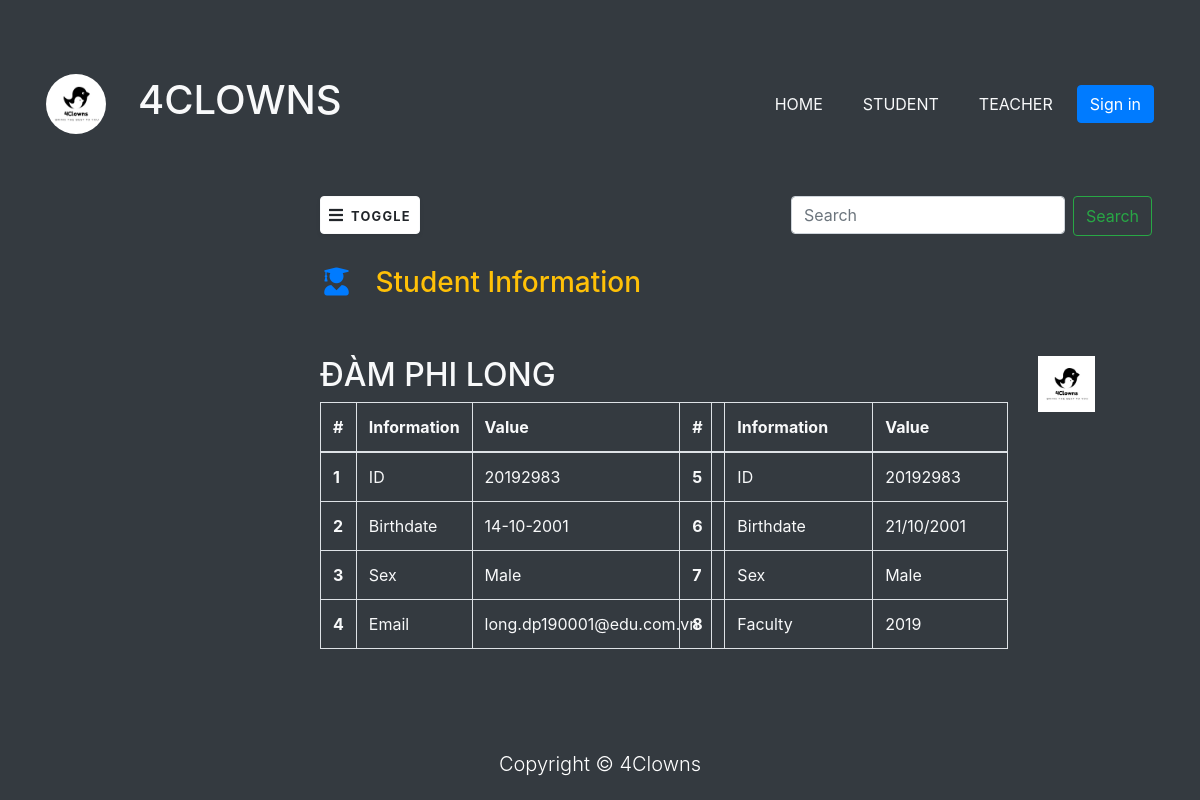
The app's page /teacher/20190001, older data.
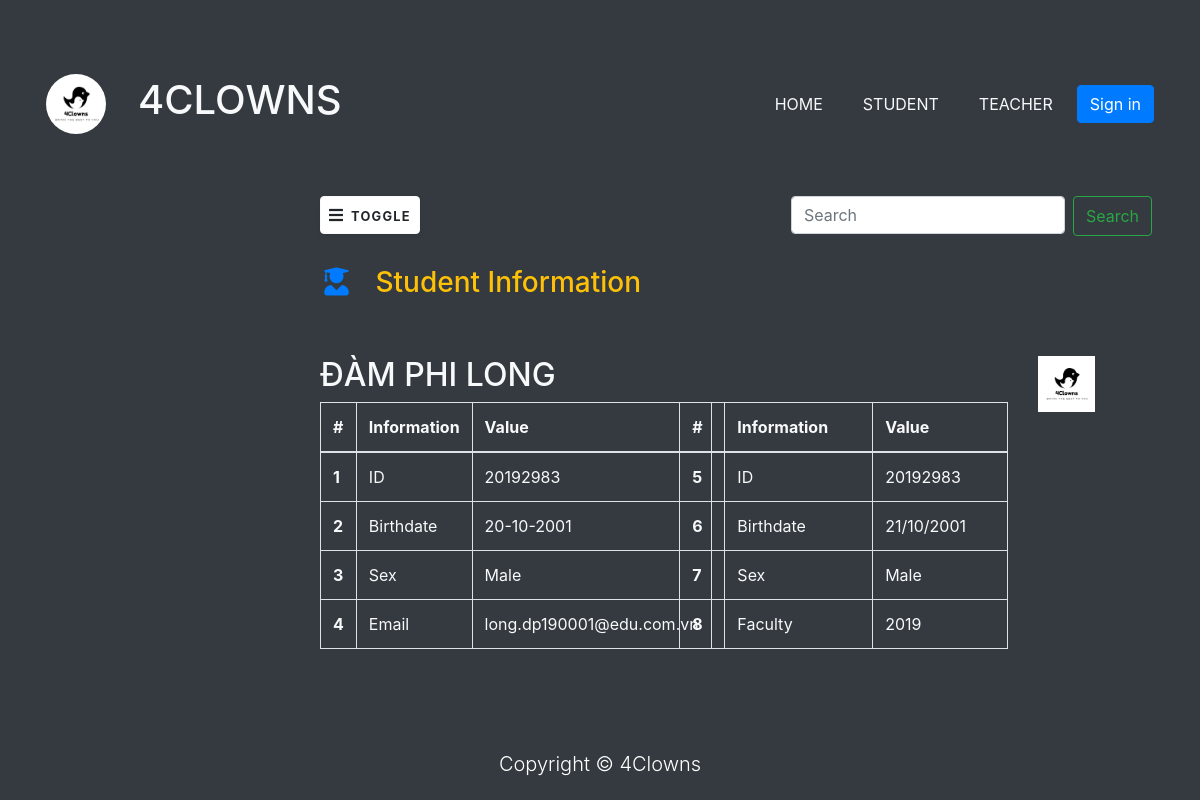
The same page, newer data.
### users/models.py (models this page shows, shortened)
class User(AbstractBaseUser, PermissionsMixin):
    class Genders(models.TextChoices):
        MALE = "MALE", "Male"
        FEMALE = "FEMALE", "Female"
    email = models.EmailField(_("Email"),max_length=50, unique=True, blank=True)
    firstname = models.CharField(_("Tên"),max_length=20,  blank=False, null=True)
    surname = models.CharField(_("Tên đệm"),max_length=20, null=True, blank=True)
    lastname = models.CharField(_("Họ"),max_length=20, null=True, blank=True)
    date_of_birth = models.DateField(_("Ngày sinh"), blank=True, null=True, )
    phone = models.CharField(_("Số điện thoại"), max_length=15, blank=True, null=True)
    is_superuser = models.BooleanField(default=False)
    is_active = models.BooleanField(default=True)
    last_login = models.DateTimeField(auto_now_add=True)
    date_joined = models.DateTimeField(auto_now_add=True)
    role = models.BooleanField(null=True, blank=True)
    gender = models.CharField(
        _("Gender"), max_length=50, choices=Genders.choices, default=Genders.MALE
    )
    objects = UserManager()
    USERNAME_FIELD = 'email'
    REQUIRED_FIELDS = []

### teacher/views.py (the view)
# urls.py: path('<int:student_code>', views.info_student, name='info_student'),
def info_student(request, student_code):
    try:
        sv = Student.objects.get(code=student_code)
    except:
        sv = None
    return render(request, 'student/info.html', {
        'student': sv,
        'input_code': student_code,
    })

### templates/student/info.html (shortened to what the changed rows need)
{% extends "base.html" %}
{% load static %}
{% block content %}
{% if request.user.role == 1 %}
    {% if student %}
        <p>{{student}}</p>
<!--
      ************************************************************************************************
                   CÁI GIÁO VIÊN XEM THÌ CHƯA LÀM NÊN ĐỂ TẠM
      ************************************************************************************************
    -->
        <div class="page-content p-5" id="content">
          <form class="d-flex">
            <input class="form-control mr-2" type="search" placeholder="Search" aria-label="Search">
            <button class="btn btn-outline-success" type="submit">Search</button>
        </form>
          <button id="sidebarCollapse" type="button" class="btn btn-light bg-white  shadow-sm px-2 mb-2 d-md-none d-sm-block" style="max-width: 100px;"><i class="fa fa-bars me-2"></i><small class="text-uppercase font-weight-bold">Toggle</small></button>
            <div class="row">
              <h3 class="text-warning">
                <i class="fas fa-user-graduate me-1 text-primary fa-fw"></i>
                  Student Information
              </h3>
              <div class="col-lg-2 mt-5 d-md-block d-lg-none " >
                <img src="{% static 'logo/logo.jpg' %}"  width="100%" class="img_student" >
              </div>
              <div class="col-lg-10 mt-5">
                <h2 class="text-light">
                  ĐÀM PHI LONG
                </h2>
                <div class="row">
                  <div class="col-lg-6">
                    <table class="table table-bordered text-light ">
                      <thead>
                        <tr>
                          <th scope="col">#</th>
                          <th scope="col">Information</th>
                          <th scope="col">Value</th>
                        </tr>
                      </thead>
                      <tbody>
                        <tr>
                          <th scope="row">1</th>
                          <td>ID</td>
                          <td>20192983</td>
                        </tr>
                        <tr>
                          <th scope="row">2</th>
                          <td>Birthdate</td>
                          <td>{{student.date_of_birth | date:"d-m-Y"}}</td>
                        </tr>
                        <tr>
                          <th scope="row">3</th>
                          <td>Sex</td>
                          <td>Male</td>
                        </tr>
                        <tr>
                          <th scope="row">4</th>
                          <td>Email</td>
                          <td>{{ student.email }}</td>
                        </tr>
                      </tbody>
                    </table>
                  </div>
                  <div class="col-lg-6">
                    <table class="table table-bordered text-light ">
                      <thead>
                        <tr>
                          <th scope="col">#</th>
                          <th scope="col">Information</th>
                          <th scope="col">Value</th>
                        </tr>
                      </thead>
                      <tbody>
                        <tr>
                          <th scope="row">1</th>
                          <td>ID</td>
                          <td>20192983</td>
                        </tr>
                        <tr>
                          <th scope="row">2</th>
                          <td>Birthdate</td>
                          <td>{{student.date_of_birth | date:"d-m-Y"}}</td>
                        </tr>
                        <tr>
                          <th scope="row">3</th>
                          <td>Sex</td>
                          <td>Male</td>
                        </tr>
                        <tr>
                          <th scope="row">4</th>
                          <td>Faculty</td>
                          <td>{{ student.year_start }}</td>
                        </tr>
                      </tbody>
                    </table>
                  </div>
                </div>
              </div>
              <div class="col-lg-2 mt-5 d-lg-block img_student--none">
                <img src="{% static 'logo/logo.jpg' %}"  alt="" width="100%">
              </div>
            </div>
          </div>
    {% else %}
        <p>No student with code {{ input_code }}</p>
    {% endif %}
    {% include 'teacher/teacher_base.html' %}
{% else %}
    <div class="page-content p-5" id="content">
      <div class="d-flex justify-content-between">
        <button id="sidebarCollapse" type="button" class="btn btn-light bg-white  shadow-sm px-2 mb-2 " style="max-width: 100px; max-height: 40px;">
          <i class="fa fa-bars mr-2"></i><small class="text-uppercase font-weight-bold">Toggle</small></button>
          <form class="d-flex">
            <input class="form-control mr-2" type="search" placeholder="Search" aria-label="Search">
            <button class="btn btn-outline-success" type="submit" style="max-height: 40px;">Search</button>
        </form>
      </div>
        <div class="row mt-4">
          <h3 class="text-warning">
            <i class="fas fa-user-graduate me-1 text-primary fa-fw" style="width: 2.25em;"></i>
              Student Information
          </h3>
          <div class="col-lg-10 mt-5">
            <h2 class="text-light">
              ĐÀM PHI LONG
            </h2>
            <div class="row">
              <div class="col-lg-6">
                <table class="table table-bordered text-light ">
                  <thead>
                    <tr>
                      <th scope="col">#</th>
                      <th scope="col">Information</th>
                      <th scope="col">Value</th>
                    </tr>
                  </thead>
                  <tbody>
                    <tr>
                      <th scope="row">1</th>
                      <td>ID</td>
                      <td>20192983</td>
                    </tr>
                    <tr>
                      <th scope="row">2</th>
                      <td>Birthdate</td>
                      <td>{{student.date_of_birth | date:"d-m-Y"}}</td>
                    </tr>
                    <tr>
                      <th scope="row">3</th>
                      <td>Sex</td>
                      <td>Male</td>
                    </tr>
                    <tr>
                      <th scope="row">4</th>
                      <td>Email</td>
                      <td>{{ student.email }}</td>
                    </tr>
                  </tbody>
                </table>
              </div>
              <div class="col-lg-6">
                <table class="table table-bordered text-light">
                  <thead>
                    <tr>
                      <th scope="col">#</th>
                      <th scope="col">Information</th>
                      <th scope="col">Value</th>
                    </tr>
                  </thead>
                  <tbody>
                    <tr>
                      <th scope="row">5</th>
                      <td>ID</td>
                      <td>20192983</td>
                    </tr>
                    <tr>
                      <th scope="row">6</th>
                      <td>Birthdate</td>
                      <td>21/10/2001</td>
                    </tr>
                    <tr>
                      <th scope="row">7</th>
                      <td>Sex</td>
                      <td>Male</td>
                    </tr>
                    <tr>
                      <th scope="row">8</th>
                      <td>Faculty</td>
                      <td>{{ student.year_start }}</td>
                    </tr>
                  </tbody>
                </table>
              </div>
            </div>
          </div>
          <div class="col-lg-2 mt-5 d-lg-block d-sm-none">
            <img src="{% static 'logo/logo.jpg' %}" class="img-fuild " width="50%" alt="" width="100%">
          </div>
        </div>
      </div>
{% endif %}
{% endblock %}

Row changes from the older to the newer data that the page shows:
changed User "long.dp190001@edu.com.vn": date_of_birth "14-10-2001" → "20-10-2001"
